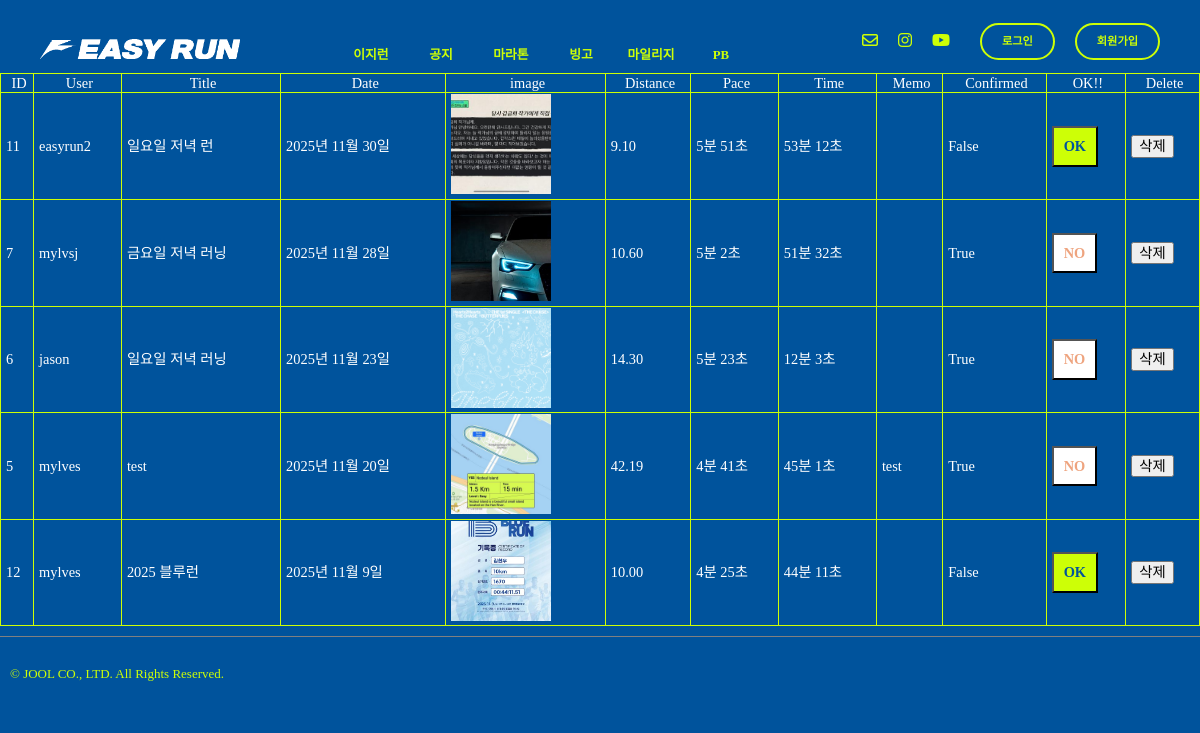
The app's page /runres/recordCheck/, older data.
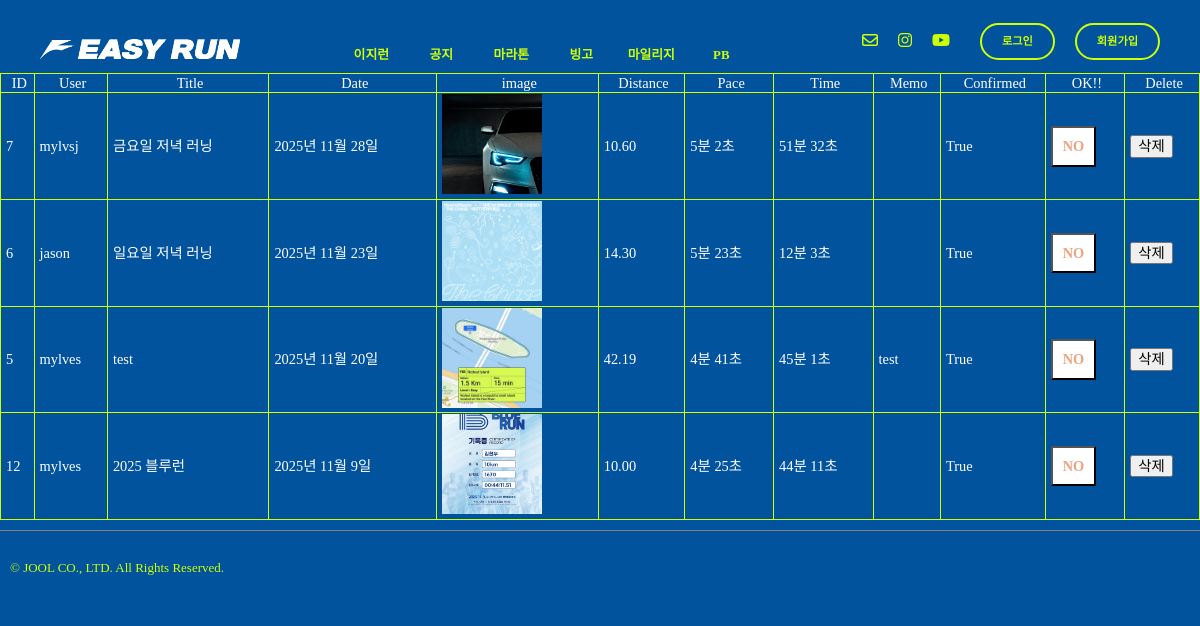
The same page, newer data.
### record/models.py (models this page shows, shortened)
class Record(models.Model):
    record_id = models.AutoField(primary_key=True)
    title = models.CharField(max_length=50)
    user = models.ForeignKey(settings.AUTH_USER_MODEL,on_delete=models.CASCADE)
    team = models.ForeignKey(Team, null=True, blank=True, on_delete=models.SET_NULL)
    record_date = models.DateField(blank=True, null=True)
    image = ResizedImageField(size=[500,500], upload_to="record", blank=False)
    distance = models.DecimalField(max_digits=6, decimal_places=2, blank=False, null=False)
    pace_m = models.IntegerField(null=True, blank=True)
    pace_s = models.IntegerField(null=True, blank=True)
    time_h = models.IntegerField(null=True, blank=True)
    time_m = models.IntegerField(null=True, blank=True)
    time_s = models.IntegerField(null=True, blank=True)
    desc = models.TextField(blank=True)
    confirmed = models.BooleanField(default=False)

### record/views.py (the view)
# urls.py: path('recordCheck/', views.recordCheck, name="recordCheck"),
def recordCheck(request):
    record = Record.objects.order_by('-record_date')
    return render(request,"record_check.html", {"record":record})

### templates/record_check.html (shortened to what this page needs)
{% extends "base.html" %}
{% load static %}
{% block content %}
  <table class="record-check-table">
    <thead>
      <tr>
        <th>ID</th>
        <th>User</th>
        <th>Title</th>
        <th>Date</th>
        <th>image</th>
        <th>Distance</th>
        <th>Pace</th>
        <th>Time</th>
        <th>Memo</th>
        <th>Confirmed</th>
        <th>OK!!</th>
        <th>Delete</th>
      </tr>
    </thead>
    {% for data in record %}
      <tbody>
        <tr>
          <td>{{ data.record_id }}</td>
          <td>{{ data.user }}</td>
          <td>{{ data.title }}</td>
          <td>{{ data.record_date }}</td>
          <td>
            <a href="{{ data.image.url }}" target="_blank">
              <img src="/media/{{ data.image }}" alt="logo-top" height="100px" width="100px">
            </a>
          </td>
          <td>{{ data.distance }}</td>
          <td>{{ data.pace_m }}분
            {{ data.pace_s }}초</td>
          <td>{{ data.time_m }}분
            {{ data.time_s }}초</td>
          <td>{{ data.desc }}</td>
          <td>{{ data.confirmed }}</td>
          <td>
            {% if data.confirmed == False %}
              <form action="{% url 'runres:recordConfirm' data.record_id %}" method="post">
                <button type="submit" class="yes-btn">OK</button>
              </form>
            {% else %}
              <form action="{% url 'runres:recordReject' data.record_id %}" method="post">
                <button type="submit" class="no-btn">NO</button>
              </form>
            {% endif %}
          </td>
          <td>
            <button onclick="openDeleteModal('{{ data.record_id }}')" class="btn-delete">
              삭제
            </button>
          </td>
        </tr>
      </tbody>
    {% endfor %}
  </table>
{% endblock content %}

### templates/base.html (shortened to what this page needs)
<!DOCTYPE html>
{% load static %}
<html lang="en">
  <head>
    <link href="https://hangeul.pstatic.net/hangeul_static/css/nanum-square-neo.css" rel="stylesheet">
    <link rel="stylesheet" type="text/css" href="{% static 'css/joolmag.css' %}"/>
    <link rel="stylesheet" type="text/css" href="{% static 'css/normalize.css' %}"/>
    <link rel="stylesheet" type="text/css" href="{% static 'css/article.css' %}"/>
  </head>
  <body id="content" class="mainbg">
    <div class="info-container">
      <div class="sterun-logo-m">
        <a href={% url "index" %}>
          <img src="{% static "img/easyrun-logo2.png" %}" alt="logo-top" height="auto" width="auto">
      </div>
      <div class="j-nav-items fade-in-up-short1">
        <div class="j-nav-item">
          <a href="{% url 'index' %}">이지런</a>
        </div>
        <div class="j-nav-item">
          <a href="{% url 'article:article' %}">공지</a>
        </div>
        <div class="j-nav-item">
          {% if user.is_authenticated %}
            <a href="{% url 'marathon:marathon_list' %}">마라톤</a>
          {% else %}
            <a href="{% url 'users:login' %}">마라톤</a>
          {% endif %}
        </div>
        <div class="j-nav-item">
          {% if user.is_authenticated %}
            <a href="{% url 'bingo:bingo' user.pk %}">빙고</a>
          {% else %}
            <a href="{% url 'users:login' %}">빙고</a>
          {% endif %}
        </div>
        <div class="j-nav-item">
          {% if user.is_authenticated %}
            <a href="{% url 'runres:recordview' user.pk %}">마일리지</a>
          {% else %}
            <a href="{% url 'users:login' %}">마일리지</a>
          {% endif %}
        </div>
        <div class="j-nav-item">
          {% if user.is_authenticated %}
            <a href="{% url 'runres:pbRank' %}">PB</a>
          {% else %}
            <a href="{% url 'users:login' %}">PB</a>
          {% endif %}
        </div>
      </div>
      <div class="login-sns-box">
        <div class="info-icons">
          <div class="info-icon">
            <i class="fa-regular fa-envelope"></i>
          </div>
          <div class="info-icon">
            <a href="https://www.instagram.com/hyunwoo_05/" target="_blank">
              <i class="fa-brands fa-instagram"></i>
            </a>
          </div>
          <div class="info-icon">
            <i class="fa-brands fa-youtube"></i>
          </div>
        </div>
        <div class="login-box">
          {% if user.is_authenticated %}
            <a href="{% url 'users:logout' %}">
              <div class="login-btn">{{ user.username }}
                님 로그아웃</div>
            </a>
          {% else %}
            <a href="{% url 'users:login' %}">
              <div class="login-btn">로그인</div>
            </a>
            <a href="{% url 'users:signup' %}">
              <div class="login-btn">회원가입</div>
            </a>
          {% endif %}
        </div>
      </div>
    </div>
    {% block content %}{% endblock content %}
    <footer>
      <div class="rights">
        <p>© JOOL CO., LTD. All Rights Reserved.</p>
      </div>
    </footer>
  </body>
</html>

### static/css/joolmag.css (style rules this page uses)
:root { --j-pink: #eea47f; --blue: #1e90ff; --white: #ffffff; --black: black; --jblue: #00539c; --jlightgreen: #cdff06; --kakaoyellow: #f7e600; --jdeepblue: #013563; }
* { font-family: "Escoredream"; font-weight: 300; }
a { text-decoration-line: none; color: var(--text-color); }
html { overflow-y: scroll; }
img { object-fit: cover; }
button { cursor: pointer; position: relative; }
.mainbg { background-color: var(--jblue); margin: 0; padding: 0; overflow-y: auto; overflow-x: auto; }
footer { padding: 10px 0 10px 10px; margin: 10px 0 10px 0; border-top: grey solid 1px; }
.login-sns-box { display: flex; flex-direction: row; }
.sterun-logo-m { text-align: center; padding: 20px 0 0 20px; }
.sterun-logo-m > a > img { width: 200px; }
.info-container { display: flex; align-items: center; justify-content: space-between; margin: 10px 40px 0 20px; }
.info-icons { display: flex; align-items: center; }
.info-icon { color: var(--jlightgreen); margin: 0 10px 0 10px; }
.j-nav-items { display: flex; color: var(--jlightgreen); margin: 30px 0 20px 0; }
.j-nav-item { font-size: 1.3rem; text-align: center; padding: 0 30px 0 30px; }
.j-nav-item a { font-weight: 600; }
.j-nav-item a:after { display: block; content: ""; border-bottom: solid 1px var(--jlightgreen); transform: scaleX(0); transition: transform 250ms ease-in-out; margin-top: -12px; }
.rights { margin: 20px 0 0 0; color: var(--jlightgreen); font-size: 13px; }
.login-box { display: flex; flex-direction: row; }
.login-btn { font-size: 0.7rem; color: var(--jlightgreen); font-weight: 700; border: var(--jlightgreen) solid 2px; border-radius: 50px; padding: 10px 20px 10px 20px; margin-left: 20px; }
.fade-in-up-short1 { opacity: 0; transform: translateY(5px); animation: fadeInUp 0.8s ease-out forwards; animation-delay: 0.3s; }
.record-check-table { color: var(--white); font-size: 0.9rem; width: 100%; border: 1px solid var(--jlightgreen); border-collapse: collapse; }
th, td { border: 1px solid var(--jlightgreen); border-collapse: collapse; padding-left: 5px; }
.no-btn { color: var(--j-pink); background-color: var(--white); font-weight: 700; padding: 10px 10px 10px 10px; }
.j-nav-items > div > a { font-size: 1.2rem; font-weight: 700; }
@media (max-width: 1360px) { .j-nav-item { width: 50px; padding: 0 10px 0 10px; } }
@media (max-width: 1360px) { .j-nav-items > div > a { font-size: 0.8rem; } }

### static/css/article.css (style rules this page uses)
:root { --j-pink: #eea47f; --blue: #1e90ff; --white: #ffffff; --black: black; --jblue: #00539c; --jlightgreen: #cdff06; --kakaoyellow: #f7e600; --jdeepblue: #013563; }
* { font-family: "Escoredream"; font-weight: 300; }
html { overflow-y: scroll; }
.mainbg { background-color: var(--jblue); margin: 0; padding: 0; overflow-y: auto; overflow-x: auto; }
.rights { margin: 20px 0 0 0; color: var(--jlightgreen); font-size: 13px; }

Row changes from the older to the newer data that the page shows:
removed Record: record_id "11", user "easyrun2", title "일요일 저녁 런", record_date "2025년 11월 30일", image (picture), distance "9.10", pace_m "5", pace_s "51", time_m "53", time_s "12", confirmed "False", shows "OK"
changed Record "2025 블루런": confirmed "False" → "True"; confirmed "OK" → "NO"
